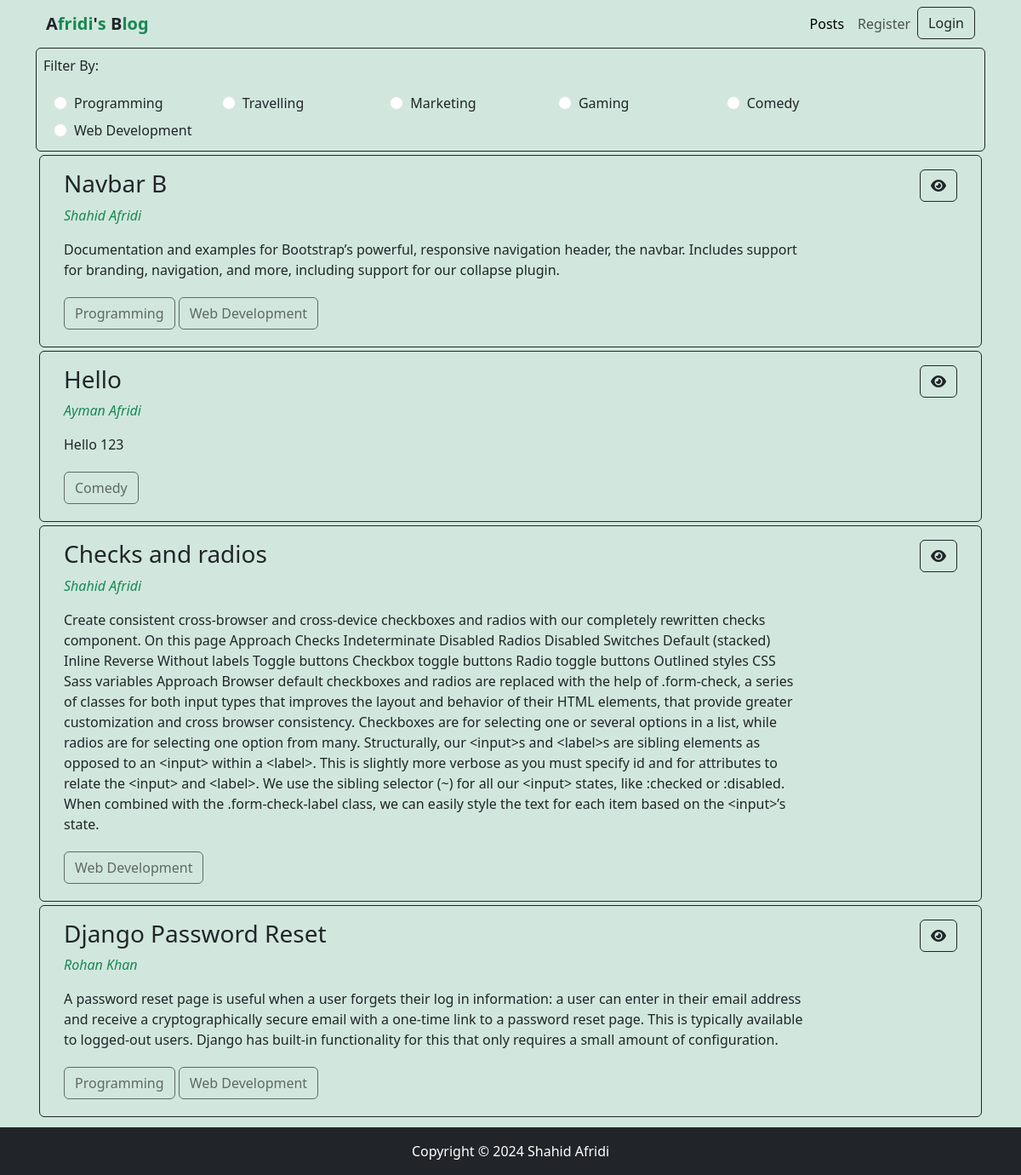
The page / on the database its author committed.
### categories/models.py (models this page shows, shortened)
class Category(models.Model):
    name = models.CharField(max_length=100)
    slug = models.SlugField(max_length=100, unique=True, null=True, blank=True)

### posts/models.py (models this page shows)
class Post(models.Model):
    title = models.CharField(max_length=255)
    content = models.TextField()
    category = models.ManyToManyField(Category)
    author = models.ForeignKey(User, on_delete=models.CASCADE)

### posts/views.py (the view)
# urls.py: path('', include('posts.urls')),
def posts(request, category_slug = None):
    posts = Post.objects.all()
    if category_slug is not None:
        category = Category.objects.get(slug = category_slug)
        posts = Post.objects.filter(category=category)
    categories = Category.objects.all()
    context = {
        'posts' : posts,
        'categories':categories
    }
    return render(request, 'posts/posts.html', context)

### posts/templates/posts/posts.html (shortened to what this page needs)
{% extends "base.html" %}
{% block content %}
<div class="container border border-dark rounded p-2">
    <p>Filter By:</p>
    <div class="d-flex row px-3">
        {% for category in categories %}
            <div class="form-check mx-2 col-md-2 m-1">
                <input class="form-check-input" type="radio" name="category" id="{{category.id}}">
                <label class="form-check-label" for="{{category.id}}">
                    <a class="text-decoration-none text-dark" href="{% url "category_wise_posts" category.slug %}">{{category.name}}</a>
                </label>
            </div>
        {% endfor %}
    </div>
</div>
{% for post in posts %}
    <div>
        <div class="p-3 border border-dark rounded m-1 row d-flex ">
            <div class="col-md-10">
                <h3 class="">{{post.title}}</h3>
                <p class=''><a class="text-decoration-none text-success fst-italic" href="{% url "profile" %}">{{post.author.first_name}} {{post.author.last_name}}</a></p>
                <P>{{post.content}}</P>
                <div>
                    {% for c in post.category.all %}
                        <button class="btn btn-outline-dark my-1" disabled>{{c.name}}</button>
                    {% endfor %}
                </div>
            </div>
            <div class="col-md-2 text-end">
                    <p><a class="btn btn-outline-dark" href=""><i class="fa fa-eye"></i></a></p>
            </div>
        </div>
    </div>
{% endfor %}
{% endblock content %}

### templates/base.html (shortened to what this page needs)
<!doctype html>
<html lang="en">
  <head>
    <link rel="stylesheet" href="https://cdnjs.cloudflare.com/ajax/libs/font-awesome/6.5.2/css/all.min.css" />
    <link href="https://cdn.jsdelivr.net/npm/bootstrap@5.3.3/dist/css/bootstrap.min.css" rel="stylesheet">
</head>
  <body class=' bg-success-subtle'>
    <div class="container content">
        {% include "navbar.html" %}
        {% block content %}
        {% endblock content %}
    </div>
    {% include "footer.html" %}
  </body>
</html>

### templates/navbar.html (shortened to what this page needs)
<nav class="navbar navbar-expand-lg bg-success-subtle">
    <div class="container-fluid">
      <a class="navbar-brand text-success fw-bold" href="{% url "posts" %}"><span class='text-dark fw-bolder'>A</span>fridi<span class='text-dark fw-bolder'>'</span>s <span class='text-dark fw-bolder'>B</span>log </a>
      <div class="collapse navbar-collapse" id="navbarSupportedContent">
        <ul class="navbar-nav ms-auto mb-2 mb-lg-0">
          <li class="nav-item ">
            <a class="nav-link active" aria-current="page" href="{% url "posts" %}">Posts</a>
          </li>
        {% if request.user.is_authenticated %}
        <li class="nav-item">
          <a class="nav-link" href="{% url "add_post" %}">Add Post</a>
        </li>
        <li class="nav-item">
          <a class="nav-link" href="{% url "profile" %}">Profile</a>
        </li>
        <li class="nav-item">
          <a class="btn btn-outline-dark" href="{% url "logout" %}">Logout</a>
        </li>
        {% else %}
        <li class="nav-item">
          <a class="nav-link" href="{% url "register" %}">Register</a>
        </li>
        <li class="nav-item">
          <a class="btn btn-outline-dark" href="{% url "login" %}">Login</a>
        </li>
        {% endif %}
      </div>
    </div>
  </nav>

### templates/footer.html
<div class="bg-dark p-3 mt-2">
    <p class="text-center text-white p-0 m-0">Copyright © 2024 Shahid Afridi</p>
</div>

### templates/base.html (style rules this page uses)
html, body { height: 100%; margin: 0; }
body { display: flex; flex-direction: column; }
.content { flex: 1; }

### rows shown on the page
Category: name "Programming"
Category: name "Travelling"
Category: name "Marketing"
Category: name "Gaming"
Category: name "Comedy"
Category: name "Web Development"
Post: title "Navbar B", author.first_name "Shahid", author.last_name "Afridi", content "Documentation and examples for Bootstrap’s powerful, responsive navigation header, the navbar. Includes support for branding, navigation, and more, including support for our collapse plugin."
Post: title "Hello", author.first_name "Ayman", author.last_name "Afridi", content "Hello 123"
Post: title "Checks and radios", author.first_name "Shahid", author.last_name "Afridi", content "Create consistent cross-browser and cross-device checkboxes and radios with our completely rewritten checks component. On this page Approach Checks Indeterminate Disabled Radios Disabled Switches Default (stacked) Inline Reverse Without labels Toggle buttons Checkbox toggle buttons Radio toggle buttons Outlined styles CSS Sass variables Approach Browser default checkboxes and radios are replaced with the help of .form-check, a series of classes for both input types that improves the layout and behavior of their HTML elements, that provide greater customization and cross browser consistency. Checkboxes are for selecting one or several options in a list, while radios are for selecting one…"
Post: title "Django Password Reset", author.first_name "Rohan", author.last_name "Khan", content "A password reset page is useful when a user forgets their log in information: a user can enter in their email address and receive a cryptographically secure email with a one-time link to a password reset page. This is typically available to logged-out users. Django has built-in functionality for this that only requires a small amount of configuration."
